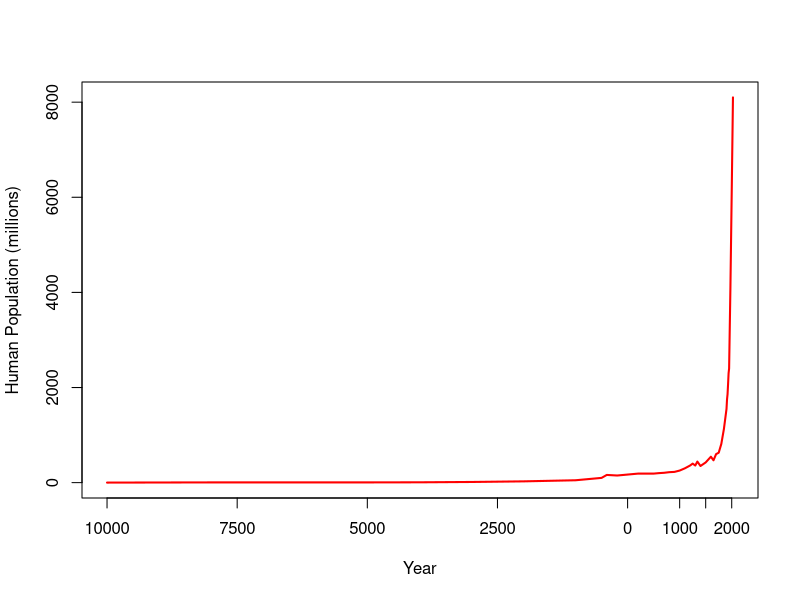
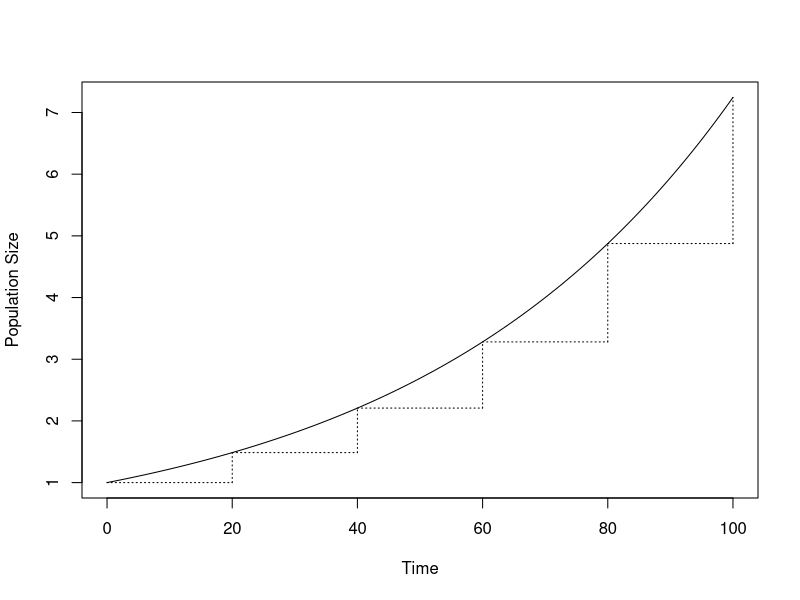
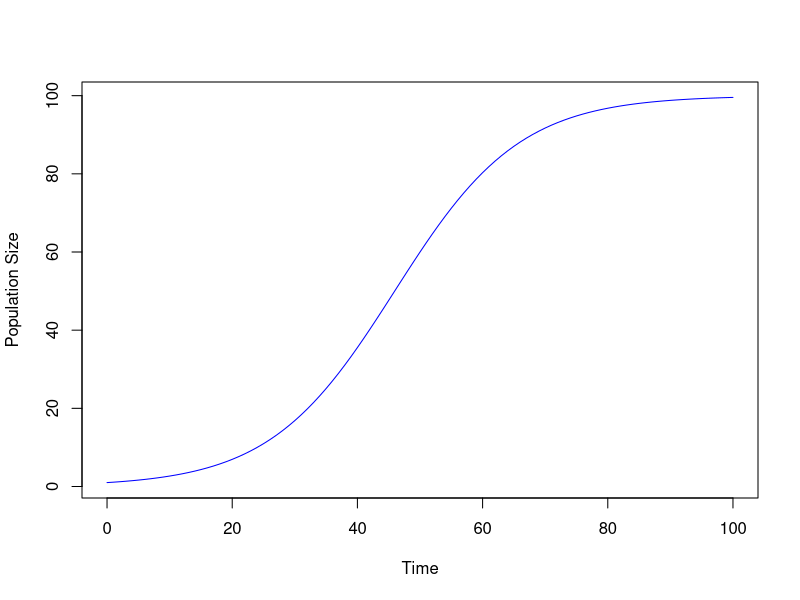
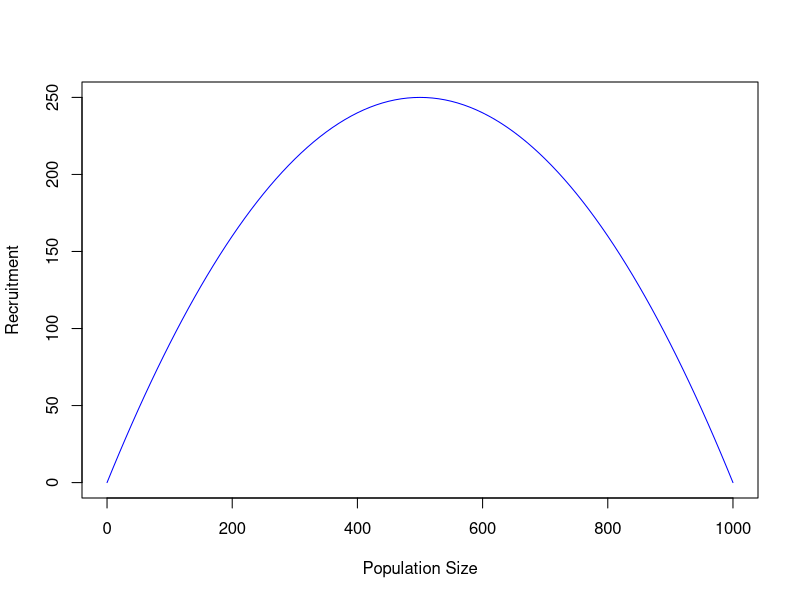

The R script that drew these images, in order:
## ---- chunk 1
year <- c(-10000, -8000, -6500,-5000,-4000,-3000,-2000,-1000, -500, -400, -200, 1, 200, 400, 500, 600, 700, 800, 900, 1000, 1100, 1200, 1250, 1300, 1340, 1400, 1500, 1600, 1650, 1700, 1750, 1800, 1850, 1900, 1910, 1920, 1930, 1940, 1950, 1975, 2000, 2024)

pop <- c(1, 5, 5, 5, 7, 14, 27, 50, 100, 162, 150, 170, 190, 190, 190, 200, 207, 220, 226, 254, 301, 360, 400, 360, 443, 350, 425, 545, 470, 600, 629, 813, 1128, 1550, 1750, 1860, 2070, 2300, 2400, 4100, 6100, 8100)

plot(year, pop, type="l",
                   lwd=2,
                   col="red",
                   axes=FALSE,
                   frame=TRUE,                
                   xlab="Year",
                   ylab="Human Population (millions)")

pts <- c(-10000,-7500,-5000,-2500, 0, 1000, 1500, 2000)
lbls <- c("10000","7500","5000","2500","0","1000", "1500", "2000")
axis(1, at=pts, labels=lbls)
axis(2)
## ---- chunk 2
#| fig-asp: 1
t <- seq(1:100)
R <- rep(1.02,100)
RR <- R^t

plot(0:100, c(1,RR),type="l", xlab="Time", ylab="Population Size")
segments(0,1.02^0,20,1.02^0,lty=3)
segments(20,1.02^0,20,1.02^20,lty=3)

segments(20,1.02^20,40,1.02^20,lty=3)
segments(40,1.02^20,40,1.02^40,lty=3)

segments(40,1.02^40,60,1.02^40,lty=3)
segments(60,1.02^40,60,1.02^60,lty=3)

segments(60,1.02^60,80,1.02^60,lty=3)
segments(80,1.02^60,80,1.02^80,lty=3)

segments(80,1.02^80,100,1.02^80,lty=3)
segments(100,1.02^80,100,1.02^100,lty=3)

## ---- chunk 3
# L = \lambda = exp(r), multiplicative rate of increase
# a = AFR
# w = ALR
# R = recruitment fraction (i.e., l(\alpha))
# b = annual fertility
# p = annual survival probability

## the function from Cole (1954)
cole <- function(r,a,w,b) exp(-r) + b*exp(-r*a) - b*exp(-r*(w+1)) - 1

## see the output of uniroot -- growth rate is "root"
uniroot(cole, lower=0.01, upper=0.1, a=20, b=0.125, w=50)

## Compare great apes
# chimps
chimp <- uniroot(cole, lower=0.01, upper=0.1, a=14, b=0.1, w=40)
# gorillas
gorilla <- uniroot(cole, lower=0.01, upper=0.2, a=8, b=0.25, w=30)
# orangutans
orangutan <- uniroot(cole, lower=0.01, upper=0.1, a=14, b=0.0625, w=40)
# Hutterites
hutterites <- uniroot(cole, lower=0.01, upper=0.2, a=20, b=0.3, w=50)

(apes <- round(c(Pan=chimp$root, Gorilla=gorilla$root, Orangutan=orangutan$root, Human=hutterites$root),3))

## expanded version from Slade et al. (1998)
cole1 <- function(L,a,w,R,b,p)  p*(L^-1) + R*b*(L^-a) - R*b*(p^(w - a +1))*(L^-(w+1)) - 1

uniroot(cole1, lower=1, upper=1.2, a=20, b=0.125, w=45, R=0.8, p=0.98)

# use r instead of \lambda to make comparable with Cole

cole2 <- function(r,a,w,R,b,p){
  p*exp(-r) + R*b*exp(-r*a) - R*b*(p^(w - a +1))*exp(-r*(w+1)) - 1
}

uniroot(cole2, lower=0, upper=0.05, a=20, b=0.125, w=45, R=0.8, p=0.98)

# what's a good value of R? 75% survival to age 5 and then 2% annual mortality
# thereafter is not unreasonable
(R <- 0.75*0.98^15)

# Ache-like
ache <- uniroot(cole2, lower=0, upper=0.05, a=20, b=0.2, w=45, R=0.55, p=0.98)
## surprisingly close to Hill & Hurtado's observed r for the Forest Period
# Hutterites
hutterites2 <- uniroot(cole2, lower=0.01, upper=0.2, a=22, b=0.3, w=50, R=0.75, p=0.99)
(humans <- round(c(Ache=ache$root, Hutterites=hutterites2$root), 3))
## ---- chunk 4
logistic.int <- expression(n0*exp(r*t)/((1+n0*(exp(r*t)-1)/K)))
n0 <- 1
r <- 0.1
K <- 100
t <- 0:100
plot(t,eval(logistic.int),type="l",col="blue",xlab="Time",ylab="Population Size") 
## ---- chunk 5
Dn <- expression(r * (1 - N/K) * N)
r <- 1
K <- 1000
N <- seq(0,1000,by=10)
plot(N,eval(Dn),type="l",col="blue",xlab="Population Size", ylab="Recruitment")
